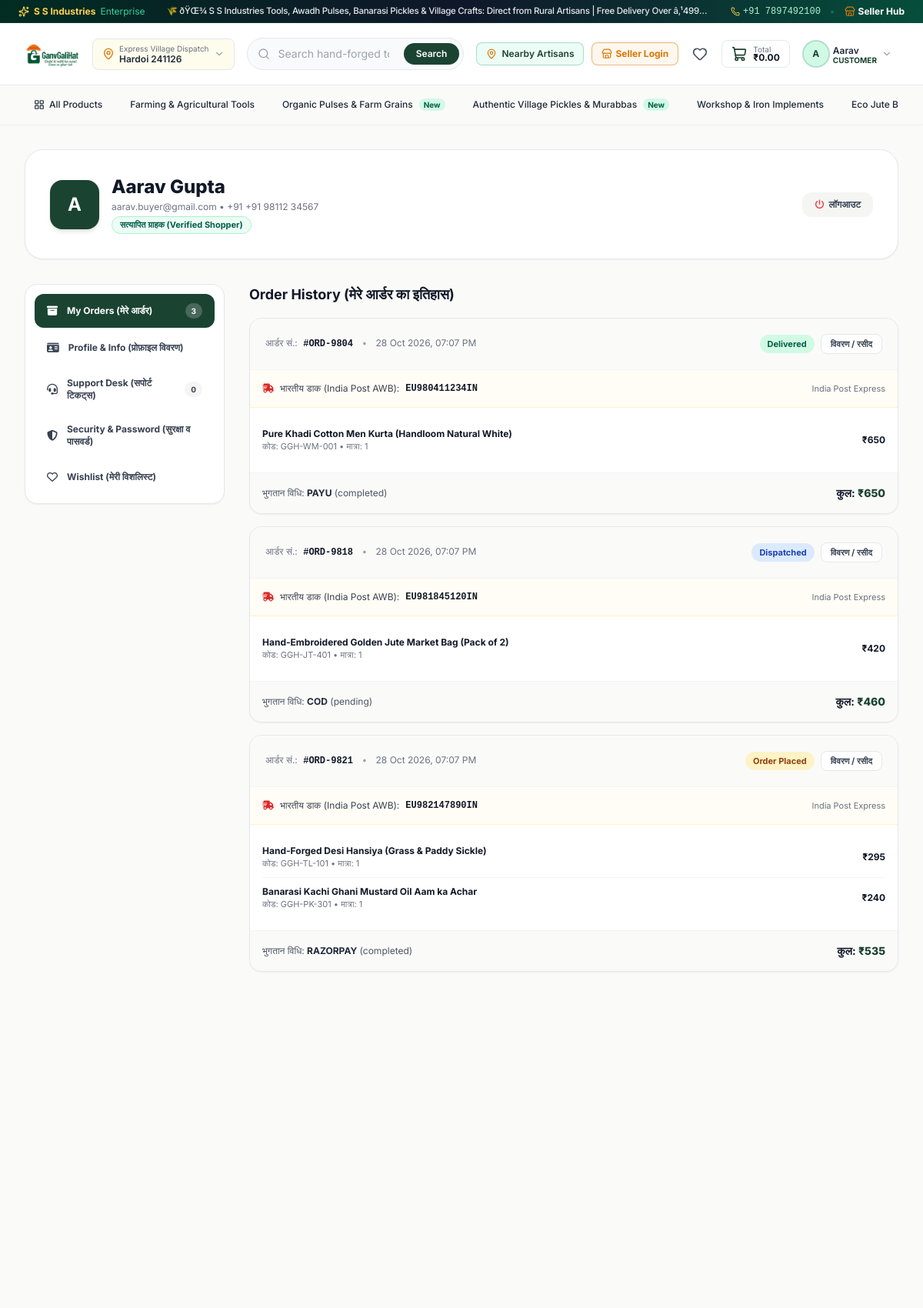
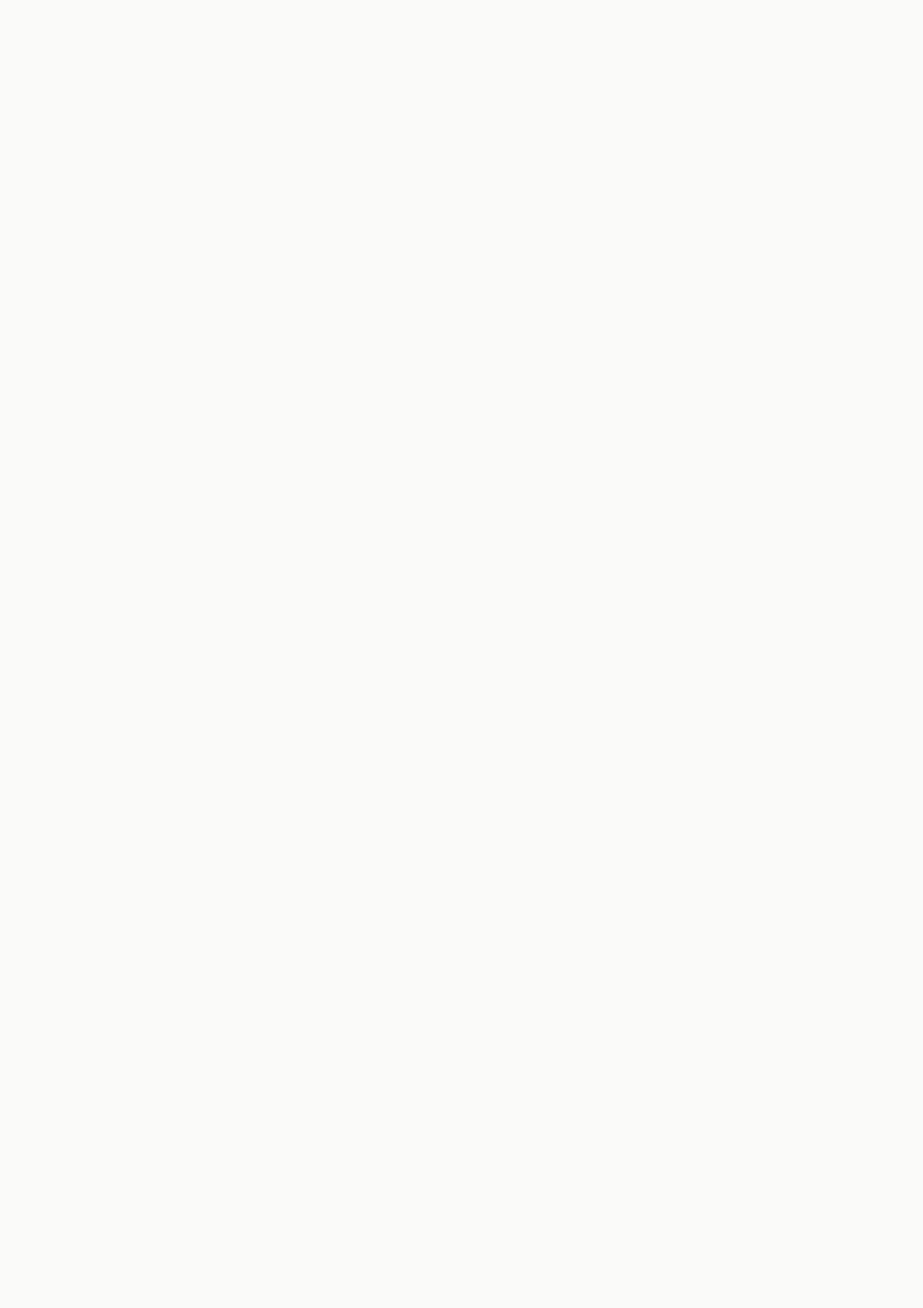
The page /account.php (signed in, upper part) on the database its author committed (2 pictures, top to bottom).
### tables this page shows
CREATE TABLE IF NOT EXISTS `users` (
  `id` INT AUTO_INCREMENT PRIMARY KEY,
  `unique_code` VARCHAR(50) UNIQUE NOT NULL,
  `name` VARCHAR(150) NOT NULL,
  `username` VARCHAR(80) UNIQUE NOT NULL,
  `email` VARCHAR(150) UNIQUE NOT NULL,
  `phone` VARCHAR(30) NOT NULL,
  `password` VARCHAR(255) NOT NULL,
  `role` ENUM('customer', 'vendor', 'admin', 'super_admin') NOT NULL DEFAULT 'customer',
  `department` VARCHAR(150) DEFAULT NULL,
  `avatar` VARCHAR(255) DEFAULT NULL,
  `city` VARCHAR(100) DEFAULT 'Hardoi',
  `state` VARCHAR(100) DEFAULT 'Uttar Pradesh',
  `pincode` VARCHAR(20) DEFAULT '241001',
  `address` TEXT DEFAULT NULL,
  `status` ENUM('active', 'pending', 'suspended') DEFAULT 'active',
  `created_at` TIMESTAMP DEFAULT CURRENT_TIMESTAMP
);

CREATE TABLE IF NOT EXISTS `categories` (
  `id` INT AUTO_INCREMENT PRIMARY KEY,
  `name` VARCHAR(150) NOT NULL,
  `hindi_name` VARCHAR(150) DEFAULT NULL,
  `slug` VARCHAR(150) UNIQUE NOT NULL,
  `description` TEXT DEFAULT NULL,
  `image` VARCHAR(255) DEFAULT NULL,
  `icon_name` VARCHAR(50) DEFAULT 'Package',
  `sort_order` INT DEFAULT 0,
  `created_at` TIMESTAMP DEFAULT CURRENT_TIMESTAMP
);

CREATE TABLE IF NOT EXISTS `orders` (
  `id` INT AUTO_INCREMENT PRIMARY KEY,
  `order_number` VARCHAR(50) UNIQUE NOT NULL,
  `user_id` INT DEFAULT NULL,
  `customer_name` VARCHAR(150) NOT NULL,
  `customer_phone` VARCHAR(30) NOT NULL,
  `customer_email` VARCHAR(150) DEFAULT NULL,
  `shipping_street` TEXT NOT NULL,
  `shipping_city` VARCHAR(100) NOT NULL,
  `shipping_state` VARCHAR(100) NOT NULL,
  `shipping_pincode` VARCHAR(20) NOT NULL,
  `subtotal` DECIMAL(10,2) NOT NULL,
  `shipping_fee` DECIMAL(10,2) NOT NULL DEFAULT 0.00,
  `total_amount` DECIMAL(10,2) NOT NULL,
  `payment_method` ENUM('cod', 'razorpay', 'payu') NOT NULL DEFAULT 'cod',
  `payment_status` ENUM('pending', 'completed', 'failed', 'refunded') DEFAULT 'pending',
  `payment_txn_id` VARCHAR(150) DEFAULT NULL,
  `order_status` ENUM('Order Placed', 'Confirmed', 'Dispatched', 'Out for Delivery', 'Delivered', 'Cancelled') DEFAULT 'Order Placed',
  `tracking_carrier` VARCHAR(100) DEFAULT 'India Post Express',
  `tracking_consignment_no` VARCHAR(100) DEFAULT NULL,
  `notes` TEXT DEFAULT NULL,
  `created_at` TIMESTAMP DEFAULT CURRENT_TIMESTAMP
);

CREATE TABLE IF NOT EXISTS `order_items` (
  `id` INT AUTO_INCREMENT PRIMARY KEY,
  `order_id` INT NOT NULL,
  `product_id` INT NOT NULL,
  `vendor_id` INT NOT NULL,
  `product_name` VARCHAR(255) NOT NULL,
  `product_code` VARCHAR(50) DEFAULT NULL,
  `price` DECIMAL(10,2) NOT NULL,
  `quantity` INT NOT NULL,
  `total` DECIMAL(10,2) NOT NULL
);

### account.php (the view, shortened to what the rows shown need)
<?php
require_once __DIR__ . '/includes/functions.php';
require_once __DIR__ . '/includes/auth_check.php';
$user = get_logged_in_user();
$active_tab = clean_input($_GET['tab'] ?? 'orders');
$stmt_orders = $pdo->prepare("SELECT * FROM orders WHERE user_id = ? OR customer_email = ? ORDER BY id DESC");
$stmt_orders->execute([$user['id'], $user['email']]);
$user_orders = $stmt_orders->fetchAll();
require_once __DIR__ . '/includes/header.php';
?>
<div class="bg-stone-50 min-h-screen py-8">
  <div class="max-w-7xl mx-auto px-4 sm:px-6 lg:px-8">
    <div class="bg-white rounded-3xl border border-gray-200 p-6 sm:p-8 shadow-sm mb-8 flex flex-col sm:flex-row items-center justify-between gap-4">
      <div class="flex items-center gap-4">
        <?php if (!empty($user['avatar'])): ?>
          <img src="<?= htmlspecialchars($user['avatar']) ?>" alt="<?= htmlspecialchars($user['name']) ?>"
            class="w-16 h-16 rounded-2xl object-cover shadow-md border-2 border-emerald-100 bg-stone-100">
        <?php else: ?>
          <div class="w-16 h-16 rounded-2xl bg-brand-green text-white flex items-center justify-center text-2xl font-bold shadow-md">
            <?= strtoupper(mb_substr($user['name'], 0, 1)) ?>
          </div>
        <?php endif; ?>
        <div>
          <h1 class="text-xl sm:text-2xl font-extrabold text-gray-900"><?= htmlspecialchars($user['name']) ?></h1>
          <p class="text-xs text-gray-500 mt-0.5">
            <?= htmlspecialchars($user['email']) ?> • +91 <?= htmlspecialchars($user['phone']) ?>
          </p>
          <span class="inline-block mt-1 text-[11px] font-bold text-emerald-800 bg-emerald-50 px-2.5 py-0.5 rounded-full border border-emerald-200">
            सत्यापित ग्राहक (Verified Shopper)
          </span>
        </div>
      </div>
    </div>
    <div class="grid grid-cols-1 lg:grid-cols-12 gap-8 items-start">
      <div class="lg:col-span-9">
        <?php if ($active_tab === 'orders'): ?>
          <div class="space-y-4">
            <h2 class="text-lg font-bold text-gray-900 mb-2">Order History (मेरे आर्डर का इतिहास)</h2>
            <?php if (empty($user_orders)): ?>
              <div class="bg-white rounded-2xl border border-gray-200 p-12 text-center shadow-sm">
                <i class="fa-solid fa-box-open text-4xl text-stone-300 mb-3"></i>
                <h3 class="text-base font-bold text-gray-700">अभी तक कोई आर्डर नहीं दिया गया</h3>
                <p class="text-xs text-gray-500 mt-1 mb-4">हथकरघा और देसी कुटीर उत्पाद अभी एक्सप्लोर करें।</p>
                <a href="/products.php" class="inline-flex items-center gap-2 px-5 py-2.5 bg-brand-green text-white text-xs font-bold rounded-xl hover:bg-emerald-800 transition">
                  शॉपिंग शुरू करें <i class="fa-solid fa-arrow-right"></i>
                </a>
              </div>
            <?php else: ?>
              <?php foreach ($user_orders as $ord):
                $stmt_ord_items = $pdo->prepare("SELECT * FROM order_items WHERE order_id = ?");
                $stmt_ord_items->execute([$ord['id']]);
                $items = $stmt_ord_items->fetchAll();
              ?>
                <div class="bg-white rounded-2xl border border-gray-200 shadow-sm overflow-hidden">
                  <div class="bg-stone-50 p-4 sm:p-5 border-b border-gray-100 flex flex-wrap items-center justify-between gap-3 text-xs">
                    <div>
                      <span class="text-gray-500">आर्डर सं.:</span>
                      <strong class="text-gray-900 ml-1 font-mono">#<?= htmlspecialchars($ord['order_number']) ?></strong>
                      <span class="text-gray-400 mx-2">•</span>
                      <span class="text-gray-500"><?= date('d M Y, h:i A', strtotime($ord['created_at'])) ?></span>
                    </div>
                    <div class="flex items-center gap-2">
                      <span class="px-2.5 py-1 rounded-full text-[11px] font-bold <?= $ord['order_status'] === 'Delivered' ? 'bg-emerald-100 text-emerald-800' : ($ord['order_status'] === 'Dispatched' ? 'bg-blue-100 text-blue-800' : 'bg-amber-100 text-amber-800') ?>">
                        <?= htmlspecialchars($ord['order_status']) ?>
                      </span>
                      <a href="/order-success.php?id=<?= $ord['id'] ?>" class="px-3 py-1 bg-white border border-gray-200 rounded-lg text-gray-700 hover:bg-stone-100 font-bold transition text-[11px]">
                        विवरण / रसीद
                      </a>
                    </div>
                  </div>
                  <div class="p-4 bg-amber-50/50 border-b border-amber-100 flex items-center justify-between text-xs">
                    <div class="flex items-center gap-2">
                      <i class="fa-solid fa-truck-fast text-red-600"></i>
                      <span class="text-gray-700">भारतीय डाक (India Post AWB):</span>
                      <span class="font-mono font-bold text-gray-900"><?= htmlspecialchars($ord['tracking_consignment_no'] ?? 'AWB-PENDING') ?></span>
                    </div>
                    <span class="text-[11px] text-gray-500"><?= htmlspecialchars($ord['tracking_carrier'] ?? 'India Post') ?></span>
                  </div>
                  <div class="divide-y divide-gray-100 p-4">
                    <?php foreach ($items as $it): ?>
                      <div class="py-2.5 flex items-center justify-between text-xs">
                        <div>
                          <p class="font-bold text-gray-900"><?= htmlspecialchars($it['product_name']) ?></p>
                          <p class="text-gray-500 text-[11px]">कोड: <?= htmlspecialchars($it['product_code']) ?> • मात्रा: <?= $it['quantity'] ?></p>
                        </div>
                        <div class="font-bold text-gray-900">
                          <?= format_price($it['total']) ?>
                        </div>
                      </div>
                    <?php endforeach; ?>
                  </div>
                  <div class="bg-stone-50 p-4 border-t border-gray-100 flex items-center justify-between text-xs">
                    <span class="text-gray-600">भुगतान विधि: <strong class="uppercase text-gray-800"><?= htmlspecialchars($ord['payment_method']) ?></strong> (<?= htmlspecialchars($ord['payment_status']) ?>)</span>
                    <span class="font-bold text-sm text-gray-900">कुल: <span class="text-brand-green font-extrabold"><?= format_price($ord['total_amount']) ?></span></span>
                  </div>
                </div>
              <?php endforeach; ?>
            <?php endif; ?>
          </div>
        <?php endif; ?>
      </div>
    </div>
  </div>
</div>
<?php require_once __DIR__ . '/includes/footer.php'; ?>

### includes/header.php (shortened to what the rows shown need)
<?php
require_once __DIR__ . '/functions.php';
$current_user = get_logged_in_user();
$header_categories = [];
try {
    $stmt = $pdo->query("SELECT id, name, hindi_name, slug, icon_name FROM categories ORDER BY sort_order ASC, name ASC");
    $header_categories = $stmt->fetchAll();
} catch (Exception $e) {}
?>
<!DOCTYPE html>
<html lang="en" class="scroll-smooth bg-stone-50">
<head>
  <script src="https://cdn.tailwindcss.com"></script>
  <link rel="stylesheet" href="https://cdnjs.cloudflare.com/ajax/libs/font-awesome/6.5.1/css/all.min.css">
  <link rel="stylesheet" href="/assets/css/style.css">
</head>
<body class="flex flex-col min-h-screen text-gray-800 antialiased selection:bg-emerald-200 overflow-x-hidden">
  <header class="sticky top-0 z-40 bg-white border-b border-gray-100 shadow-sm transition-all w-full max-w-full" style="position: -webkit-sticky; position: sticky; top: 0; z-index: 50;">
    <div class="max-w-7xl mx-auto px-2.5 sm:px-6 lg:px-8 w-full min-w-0">
      <div class="flex items-center justify-between h-14 sm:h-20 gap-1.5 sm:gap-4 w-full min-w-0">
        <div class="flex items-center gap-1 sm:gap-2.5 shrink-0">
          <div class="relative shrink-0" id="accountMenuContainer">
            <button
              type="button"
              id="accountMenuBtn"
              class="flex items-center gap-1 sm:gap-1.5 p-1 sm:p-2 rounded-full hover:bg-gray-100 text-gray-700 transition-colors focus:outline-none focus:ring-2 focus:ring-brand-green cursor-pointer shrink-0"
              aria-label="Account Menu"
            >
              <div class="w-8 h-8 rounded-full bg-emerald-100 text-brand-green flex items-center justify-center font-bold text-xs ring-2 ring-emerald-600/30 overflow-hidden shrink-0">
                <?php if ($current_user && !empty($current_user['avatar'])): ?>
                  <img src="<?= htmlspecialchars($current_user['avatar']) ?>" alt="Avatar" class="w-full h-full object-cover">
                <?php elseif ($current_user): ?>
                  <?= strtoupper(mb_substr($current_user['name'], 0, 1)) ?>
                <?php else: ?>
                  <i data-lucide="user" class="w-4 h-4"></i>
                <?php endif; ?>
              </div>
              <div class="hidden md:flex flex-col text-left">
                <span class="text-xs font-semibold text-gray-800 leading-tight truncate max-w-[90px]">
                  <?= $current_user ? htmlspecialchars(explode(' ', $current_user['name'])[0]) : 'Sign In' ?>
                </span>
                <span class="text-[10px] text-brand-green font-bold uppercase leading-none">
                  <?= $current_user ? htmlspecialchars(str_replace('_', ' ', $current_user['role'])) : 'Customer' ?>
                </span>
              </div>
              <i data-lucide="chevron-down" class="w-3.5 h-3.5 text-gray-400 hidden sm:block"></i>
            </button>
          </div>
        </div>
      </div>
    </div>
    <nav class="bg-stone-50 border-t border-gray-200/80 shadow-xs w-full max-w-full overflow-hidden">
      <div class="max-w-7xl mx-auto px-4 sm:px-6 lg:px-8 w-full min-w-0">
        <div class="flex items-center space-x-1 sm:space-x-3 overflow-x-auto py-2.5 scrollbar-none text-xs font-medium text-gray-700 whitespace-nowrap w-full min-w-0">
          <?php foreach ($header_categories as $cat):
            $isActive = (isset($_GET['category']) && $_GET['category'] === $cat['slug']);
          ?>
            <a
              href="/products.php?category=<?= htmlspecialchars($cat['slug']) ?>"
              class="flex items-center gap-1.5 px-3 py-1.5 rounded-full transition-all shrink-0 <?= $isActive ? 'bg-brand-green text-white font-semibold shadow-xs' : 'hover:bg-amber-50 hover:text-brand-green text-gray-800' ?>"
            >
              <span><?= htmlspecialchars($cat['name']) ?></span>
              <?php if (strpos($cat['slug'], 'pulses') !== false || strpos($cat['slug'], 'pickle') !== false): ?>
                <span class="ml-0.5 px-1.5 py-0.2 bg-emerald-100 text-emerald-800 text-[10px] font-bold rounded-full">New</span>
              <?php endif; ?>
            </a>
          <?php endforeach; ?>
        </div>
      </div>
    </nav>
  </header>
  <main class="flex-1">

### rows shown on the page
users: name "A", name "Aarav", role "CUSTOMER", name "Aarav Gupta", email "aarav.buyer@gmail.com", phone "+91 98112 34567"
categories: name "Farming & Agricultural Tools"
categories: name "Organic Pulses & Farm Grains", shows "New"
categories: name "Authentic Village Pickles & Murabbas", shows "New"
categories: name "Workshop & Iron Implements"
categories: name "Eco Jute…"
orders: order_number "ORD-9804", created_at "28 Oct 2026, 07:07 PM", order_status "Delivered", tracking_consignment_no "EU980411234IN", tracking_carrier "India Post Express", payment_method "PAYU", payment_status "completed", total_amount "₹650"
order_items: product_name "Pure Khadi Cotton Men Kurta (Handloom Natural White)", product_code "GGH-WM-001", quantity "1", total "₹650"
orders: order_number "ORD-9818", created_at "28 Oct 2026, 07:07 PM", order_status "Dispatched", tracking_consignment_no "EU981845120IN", tracking_carrier "India Post Express", payment_method "COD", payment_status "pending", total_amount "₹460"
order_items: product_name "Hand-Embroidered Golden Jute Market Bag (Pack of 2)", product_code "GGH-JT-401", quantity "1", total "₹420"
orders: order_number "ORD-9821", created_at "28 Oct 2026, 07:07 PM", order_status "Order Placed", tracking_consignment_no "EU982147890IN", tracking_carrier "India Post Express", payment_method "RAZORPAY", payment_status "completed", total_amount "₹535"
order_items: product_name "Hand-Forged Desi Hansiya (Grass & Paddy Sickle)", product_code "GGH-TL-101", quantity "1", total "₹295"
order_items: product_name "Banarasi Kachi Ghani Mustard Oil Aam ka Achar", product_code "GGH-PK-301", quantity "1", total "₹240"

### other values the page prints
APP_COMPANY "S S Industries"
get_setting('announcement_text') "ðŸŒ¾ S S Industries Tools, Awadh Pulses, Banarasi Pickles & Village Crafts: Direct from Rural Artisans | Free Delivery Over â‚¹499…"
APP_PHONE "+91 7897492100"
$_SESSION['delivery_location_text'] "Hardoi 241126"
$cart_subtotal "0.00"
count($user_orders) "3"
count($user_tickets) "0"
